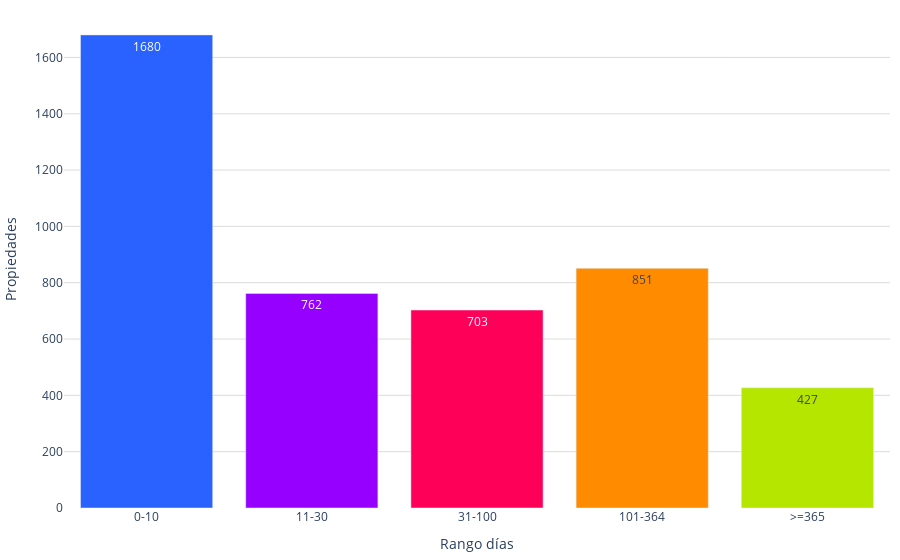

The cell this chart's notebook holds for it:
### Code cell
values = conteo_df_mercado_pachuca['conteo']
labels = conteo_df_mercado_pachuca['dias']
colores = ['#2962ff', '#9500ff', '#ff0059', '#ff8c00', '#b4e600', '#2EC2A2','#E50CB6']

fig = go.Figure()
fig.add_trace(go.Bar(
    x=labels, 
    y=values, 
    marker_color=colores,  # Especifica los colores de las barras
    text=values,  # Texto que se mostrará en las barras 
    textposition='inside',  # Posición del texto (puede ser 'inside' o 'outside')
))
fig.update_layout(
    #title='Número de unidades por días en el mercado',  # Título de la gráfica
    xaxis=dict(title='Rango días'),  # Título del eje x
    yaxis=dict(
        title='Propiedades', # Título del eje y
        gridcolor='#dddcda', # Color de las líneas que dividen los rangos del eje Y
         gridwidth=1,
             ),  margin=dict(l=10, r=10, t=10, b=10),  # Ajusta los márgenes (left, right, top, bottom)    
    plot_bgcolor='rgba(0,0,0,0)',  # Color de fondo del gráfico
)
# Exportar gráfica como archivo HTML
def guardar_grafico_como_html(fig, nombre_archivo, carpeta='assets\graficas'):
    # Crear la carpeta si no existe
    if not os.path.exists(carpeta):
        os.makedirs(carpeta)
    # Gráfica como archivo HTML en la carpeta especificada
    pio.write_html(fig, f'{carpeta}/{nombre_archivo}.html')
guardar_grafico_como_html(fig, 'g_bar_tiempo_mercado', carpeta='assets\graficas')
fig.show()

### Figure 1 — Plotly figure (JSON) as saved in the notebook; plotly's stock layout.template omitted (floating-point values rounded to 4 significant figures)
{"data": [{"marker": {"color": ["#2962ff", "#9500ff", "#ff0059", "#ff8c00", "#b4e600", "#2EC2A2", "#E50CB6"]}, "text": [1680, 762, 703, 851, 427], "textposition": "inside", "type": "bar", "x": ["0-10", "11-30", "31-100", "101-364", ">=365"], "y": [1680, 762, 703, 851, 427]}], "layout": {"margin": {"b": 10, "l": 10, "r": 10, "t": 10}, "plot_bgcolor": "rgba(0,0,0,0)", "xaxis": {"title": {"text": "Rango días"}}, "yaxis": {"gridcolor": "#dddcda", "gridwidth": 1, "title": {"text": "Propiedades"}}}}
